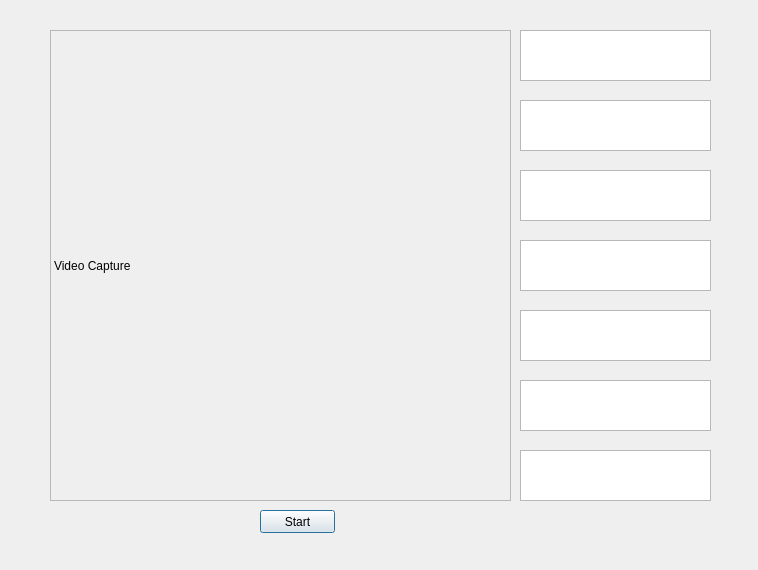
<?xml version="1.0" encoding="UTF-8"?>
<ui version="4.0">
 <class>Form</class>
 <widget class="QDialog" name="Form">
  <property name="geometry">
   <rect>
    <x>0</x>
    <y>0</y>
    <width>758</width>
    <height>570</height>
   </rect>
  </property>
  <property name="windowTitle">
   <string>Face detection</string>
  </property>
  <widget class="QLabel" name="image_label">
   <property name="geometry">
    <rect>
     <x>50</x>
     <y>30</y>
     <width>461</width>
     <height>471</height>
    </rect>
   </property>
   <property name="frameShape">
    <enum>QFrame::StyledPanel</enum>
   </property>
   <property name="lineWidth">
    <number>10</number>
   </property>
   <property name="midLineWidth">
    <number>0</number>
   </property>
   <property name="text">
    <string>Video Capture</string>
   </property>
  </widget>
  <widget class="QPushButton" name="pushButton">
   <property name="geometry">
    <rect>
     <x>260</x>
     <y>510</y>
     <width>75</width>
     <height>23</height>
    </rect>
   </property>
   <property name="text">
    <string>Start</string>
   </property>
  </widget>
  <widget class="QTextBrowser" name="textBrowser">
   <property name="geometry">
    <rect>
     <x>520</x>
     <y>30</y>
     <width>191</width>
     <height>51</height>
    </rect>
   </property>
  </widget>
  <widget class="QTextBrowser" name="textBrowser_2">
   <property name="geometry">
    <rect>
     <x>520</x>
     <y>100</y>
     <width>191</width>
     <height>51</height>
    </rect>
   </property>
  </widget>
  <widget class="QTextBrowser" name="textBrowser_3">
   <property name="geometry">
    <rect>
     <x>520</x>
     <y>170</y>
     <width>191</width>
     <height>51</height>
    </rect>
   </property>
  </widget>
  <widget class="QTextBrowser" name="textBrowser_4">
   <property name="geometry">
    <rect>
     <x>520</x>
     <y>240</y>
     <width>191</width>
     <height>51</height>
    </rect>
   </property>
  </widget>
  <widget class="QTextBrowser" name="textBrowser_5">
   <property name="geometry">
    <rect>
     <x>520</x>
     <y>310</y>
     <width>191</width>
     <height>51</height>
    </rect>
   </property>
  </widget>
  <widget class="QTextBrowser" name="textBrowser_6">
   <property name="geometry">
    <rect>
     <x>520</x>
     <y>380</y>
     <width>191</width>
     <height>51</height>
    </rect>
   </property>
  </widget>
  <widget class="QTextBrowser" name="textBrowser_7">
   <property name="geometry">
    <rect>
     <x>520</x>
     <y>450</y>
     <width>191</width>
     <height>51</height>
    </rect>
   </property>
  </widget>
 </widget>
 <resources/>
 <connections/>
</ui>
